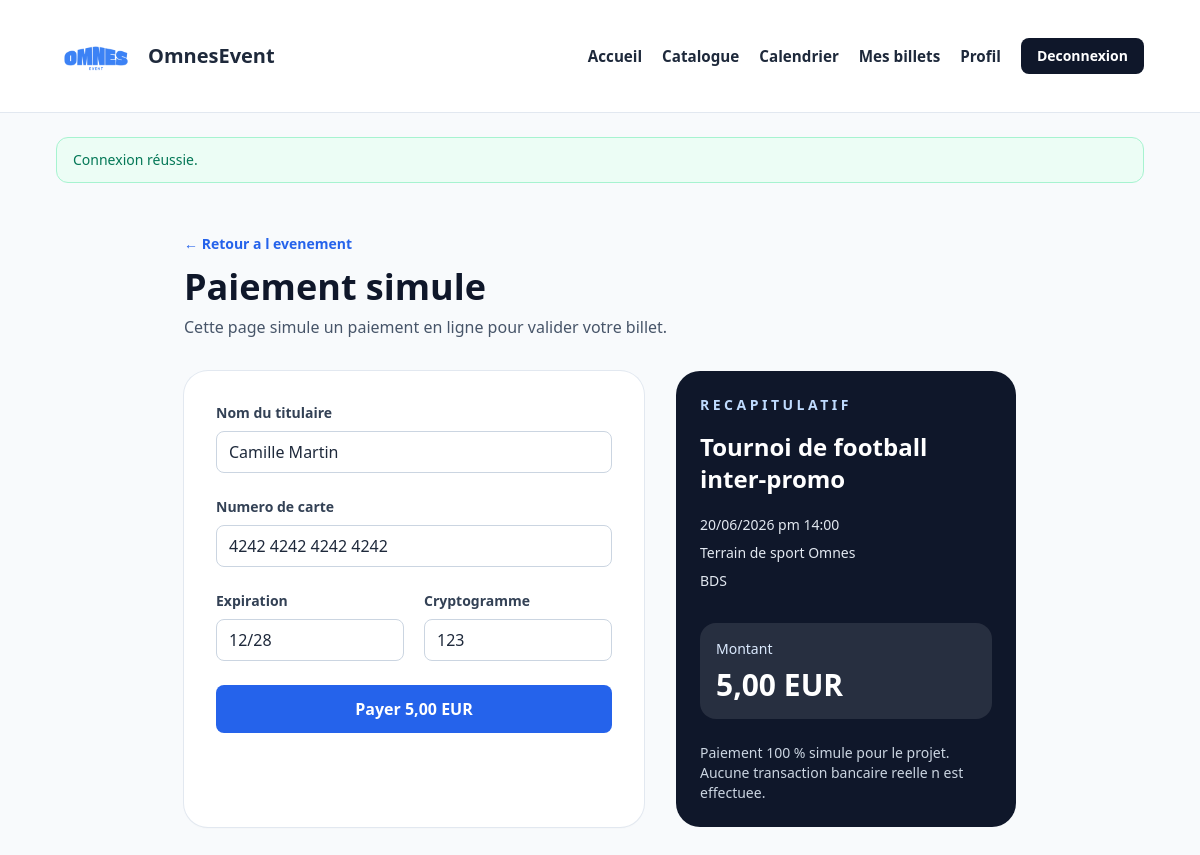
Screenshot of /pages/paiement.php?event_id=2 (signed in) with the database file from the repository.
### tables this page shows
CREATE TABLE users (
    id INT AUTO_INCREMENT PRIMARY KEY,
    prenom VARCHAR(100) NOT NULL,
    nom VARCHAR(100) NOT NULL,
    email VARCHAR(190) NOT NULL UNIQUE,
    password VARCHAR(255) NOT NULL,
    role ENUM('participant', 'organisateur', 'administrateur') NOT NULL DEFAULT 'participant',
    statut_organisateur ENUM('valide', 'en_attente') NOT NULL DEFAULT 'valide',
    created_at TIMESTAMP NOT NULL DEFAULT CURRENT_TIMESTAMP
);

CREATE TABLE evenements (
    id INT AUTO_INCREMENT PRIMARY KEY,
    titre VARCHAR(180) NOT NULL,
    description TEXT NOT NULL,
    details_complets TEXT NULL,
    date_evenement DATETIME NOT NULL,
    lieu VARCHAR(180) NOT NULL,
    adresse_complete VARCHAR(255) NULL,
    categorie VARCHAR(50) NOT NULL,
    association VARCHAR(120) NOT NULL,
    image VARCHAR(255) NULL,
    capacite_max INT NOT NULL,
    prix DECIMAL(10,2) NOT NULL DEFAULT 0.00,
    places_reservees INT NOT NULL DEFAULT 0,
    statut ENUM('actif', 'annule') NOT NULL DEFAULT 'actif',
    organisateur_id INT NOT NULL,
    created_at TIMESTAMP NOT NULL DEFAULT CURRENT_TIMESTAMP,
    CONSTRAINT fk_evenements_organisateur
        FOREIGN KEY (organisateur_id) REFERENCES users(id)
        ON DELETE CASCADE
        ON UPDATE CASCADE
);

### includes/functions.php (called while the page is built, shortened)
<?php
function e(null|string|int|float $value): string
{
    return htmlspecialchars((string) $value, ENT_QUOTES, 'UTF-8');
}
function url(string $path = ''): string
{
    $path = trim($path);
    return BASE_URL . '/' . ltrim($path, '/');
}
function user_full_name(array $user): string
{
    return trim(($user['prenom'] ?? '') . ' ' . ($user['nom'] ?? ''));
}
function old(string $key, string $default = ''): string
{
    return isset($_POST[$key]) ? trim((string) $_POST[$key]) : $default;
}
function format_event_date(string $datetime, string $format = 'd/m/Y a H:i'): string
{
    return (new DateTime($datetime))->format($format);
}
function event_price(array $event): float
{
    return round((float) ($event['prix'] ?? 0), 2);
}
function format_price(float $price): string
{
    return number_format($price, 2, ',', ' ') . ' EUR';
}
function fetch_user_by_id(PDO $pdo, int $userId): ?array
{
    $stmt = $pdo->prepare('SELECT * FROM users WHERE id = :id LIMIT 1');
    $stmt->execute(['id' => $userId]);
    $user = $stmt->fetch();
    return $user ?: null;
}
function fetch_event_by_id(PDO $pdo, int $eventId): ?array
{
    $sql = 'SELECT e.*,
                   CONCAT(u.prenom, " ", u.nom) AS organisateur_nom,
                   u.email AS organisateur_email
            FROM evenements e
            LEFT JOIN users u ON u.id = e.organisateur_id
            WHERE e.id = :id
            LIMIT 1';
    $stmt = $pdo->prepare($sql);
    $stmt->execute(['id' => $eventId]);
    $event = $stmt->fetch();
    return $event ?: null;
}

### includes/bootstrap.php (called while the page is built, shortened)
<?php
require_once __DIR__ . '/functions.php';
require_once __DIR__ . '/db.php';
if (isset($_SESSION['user']['id'])) {
    $freshUser = fetch_user_by_id($pdo, (int) $_SESSION['user']['id']);
}

### pages/paiement.php (the view, shortened to what this page needs)
<?php
require_once __DIR__ . '/../includes/bootstrap.php';
$eventId = isset($_GET['event_id']) ? (int) $_GET['event_id'] : 0;
$event = fetch_event_by_id($pdo, $eventId);
include __DIR__ . '/../includes/header.php';
?>
<section class="mx-auto max-w-4xl px-4 py-12 md:px-8">
    <div class="mb-8">
        <a href="<?= e(url('pages/detail-evenement.php?id=' . $eventId)) ?>" class="text-sm font-semibold text-blue-600 hover:text-blue-700">&larr; Retour a l evenement</a>
        <h1 class="mt-3 text-4xl font-bold text-slate-900">Paiement simule</h1>
        <p class="mt-2 text-slate-600">Cette page simule un paiement en ligne pour valider votre billet.</p>
    </div>
    <div class="grid gap-8 lg:grid-cols-[1fr,340px]">
        <div class="rounded-3xl bg-white p-8 shadow-sm ring-1 ring-slate-200">
            <form method="post" class="space-y-6">
                <div>
                    <label for="titulaire" class="mb-2 block text-sm font-semibold text-slate-700">Nom du titulaire</label>
                    <input type="text" id="titulaire" name="titulaire" value="<?= e(old('titulaire', user_full_name($user))) ?>" class="w-full rounded-lg border border-slate-300 px-3 py-2" required>
                </div>
                <div>
                    <label for="numero_carte" class="mb-2 block text-sm font-semibold text-slate-700">Numero de carte</label>
                    <input type="text" id="numero_carte" name="numero_carte" value="<?= e(old('numero_carte', '4242 4242 4242 4242')) ?>" class="w-full rounded-lg border border-slate-300 px-3 py-2" required>
                </div>
                <div class="grid gap-5 md:grid-cols-2">
                    <div>
                        <label for="expiration" class="mb-2 block text-sm font-semibold text-slate-700">Expiration</label>
                        <input type="text" id="expiration" name="expiration" value="<?= e(old('expiration', '12/28')) ?>" class="w-full rounded-lg border border-slate-300 px-3 py-2" required>
                    </div>
                    <div>
                        <label for="crypto" class="mb-2 block text-sm font-semibold text-slate-700">Cryptogramme</label>
                        <input type="text" id="crypto" name="crypto" value="<?= e(old('crypto', '123')) ?>" class="w-full rounded-lg border border-slate-300 px-3 py-2" required>
                    </div>
                </div>
                <button type="submit" class="w-full rounded-lg bg-blue-600 px-6 py-3 font-semibold text-white hover:bg-blue-700">
                    Payer <?= e(format_price(event_price($event))) ?>
                </button>
            </form>
        </div>
        <aside class="rounded-3xl bg-slate-900 p-6 text-white">
            <p class="text-sm font-semibold uppercase tracking-[0.25em] text-blue-200">Recapitulatif</p>
            <h2 class="mt-4 text-2xl font-bold"><?= e($event['titre']) ?></h2>
            <div class="mt-5 space-y-2 text-sm text-slate-200">
                <p><?= e(format_event_date($event['date_evenement'])) ?></p>
                <p><?= e($event['lieu']) ?></p>
                <p><?= e($event['association']) ?></p>
            </div>
            <div class="mt-8 rounded-2xl bg-white/10 p-4">
                <p class="text-sm text-blue-100">Montant</p>
                <p class="mt-2 text-3xl font-bold"><?= e(format_price(event_price($event))) ?></p>
            </div>
            <p class="mt-6 text-sm text-slate-300">
                Paiement 100 % simule pour le projet. Aucune transaction bancaire reelle n est effectuee.
            </p>
        </aside>
    </div>
</section>
<?php include __DIR__ . '/../includes/footer.php'; ?>

### assets/styles.css (style rules this page uses)
html { scroll-behavior: smooth; }
body { font-family: "Segoe UI", Tahoma, Geneva, Verdana, sans-serif; }

### rows the page displays
users: titulaire "Camille Martin"
evenements: prix "5,00 EUR", titre "Tournoi de football inter-promo", date_evenement "20/06/2026 pm 14:00", lieu "Terrain de sport Omnes", association "BDS"

### other values shown
$message['message'] "Connexion réussie."
